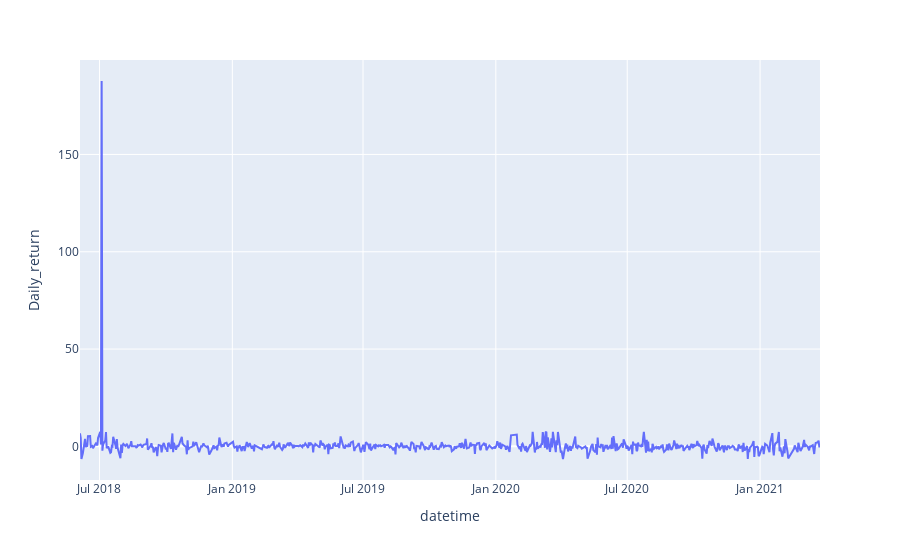

The code cell stored with this chart in its notebook:
### Code cell
fig = go.Figure()
px.line(df, x='datetime', y='Daily_return', labels={'x':'Date', 'y':'Daily_Return_%'})

### Figure 1 — Plotly figure (JSON) as saved in the notebook; plotly's stock layout.template omitted (floating-point values rounded to 4 significant figures; data arrays with more than 128 entries replaced by an {"elided": "..."} marker saying what was removed)
{"data": [{"hovertemplate": "datetime=%{x}<br>Daily_return=%{y}<extra></extra>", "legendgroup": "", "line": {"color": "#636efa", "dash": "solid"}, "mode": "lines", "name": "", "orientation": "v", "showlegend": false, "type": "scatter", "x": {"elided": "705 str values"}, "xaxis": "x", "y": {"elided": "705 float values"}, "yaxis": "y"}], "layout": {"legend": {"tracegroupgap": 0}, "margin": {"t": 60}, "xaxis": {"anchor": "y", "domain": [0, 1], "title": {"text": "datetime"}}, "yaxis": {"anchor": "x", "domain": [0, 1], "title": {"text": "Daily_return"}}}}
